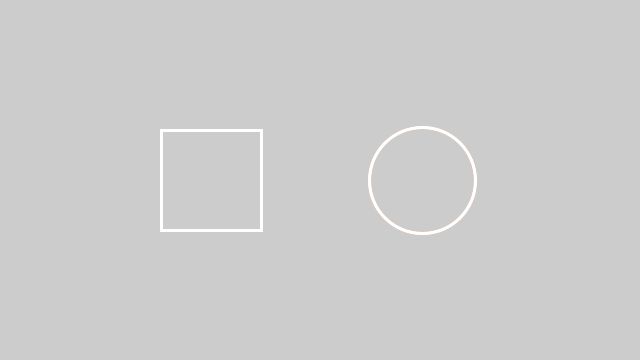
Frame 1 (no input)
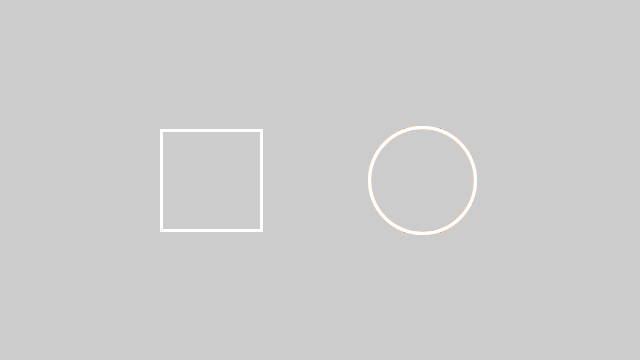
Frame 60 (the mouse pressed at the canvas centre just before this capture)
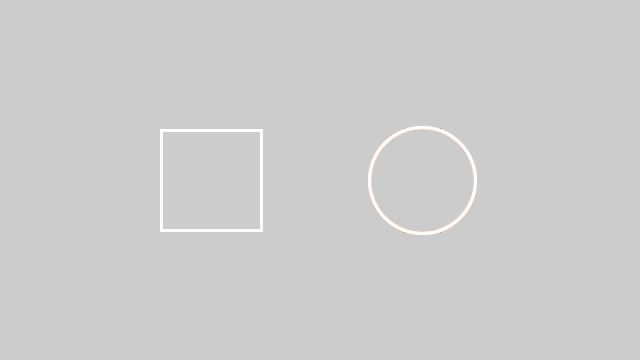
Frame 120 (the mouse held since frame 60 and released just before this capture)

The Processing sketch that drew these frames (run headless with seeded random() and noise(); from frame 60 on, the mouse is pressed at the canvas centre):

// Processing sketch: processing_63702
// ── processing_63702.pde

/*
ACCD Summer 2012
ID02
3a Boundaries
Charlene Chen
06/08/2012
*/

float value = 255;

float rx, ry;    // rectangle x- and y-coordinate
float rd = 100;  // rectangle width
  
float ex, ey;    // ellipse x- and y-coordinate
float ed = 106;  // ellipse diameter

float epos;
float epos2;
float epos3;
float epos4;
float epos5;
float epos6;

float rpos;
float rpos2;
float rpos3;
float rpos4;
float rpos5;
float rpos6;
  
void setup() {
  size(640, 360);
  smooth();
  
  // Set the x- and y-coordinates for the rectangle
  rx = width * 0.33 - rd/2;
  ry = height * 0.5 - rd/2;
   
  // Set the x- and y-coordinates for the ellipse
  ex = width * 0.66;
  ey = height * 0.5;
  
  epos= ex;
  epos2 = ey;
  epos3 = ex;
  epos4 = ey;
  epos5 = ex;
  epos6 = ey;
  
  rpos= rx;
  rpos2 = ry;
  rpos3= rx;
  rpos4 = ry;
  rpos5= rx;
  rpos6 = ry;
}
  
void draw() {
  if((mouseX>=rx) && (mouseX<=(rx+100)) && (mouseY>=ry) && (mouseY<=(ry+100)) && (mousePressed == true))
  {
     background(0); 
  }
  
  if((mouseX>=(ex-53)) && (mouseX<=(ex+53)) && (mouseY>=(ey-53)) && (mouseY<=(ey+53)) && (mousePressed == true))
  {
     background(200); 
  }
  
  noFill();
  stroke(129,117,167);
  strokeWeight(3);
  
  rect(rx, ry, rd, rd);
  
  stroke(255,119,28);
  ellipse(ex, ey, ed, ed);
  
  
  if((mouseX>=(ex-53)) && (mouseX<=(ex+53)) && (mouseY>=(ey-53)) && (mouseY<=(ey+53)))
  {
//    xpos = xpos + .5;
//    xpos2 = xpos2 + .5;
//    xpos3 = xpos3 +1;
//    xpos4 =xpos2 +.8;
//    xpos = ex;
//    xpos2 = ey;
//    xpos3 = ex;
//    xpos4 = ey;
    strokeWeight(3);
    stroke(255,119,28,10);
    epos = epos + random(-7,-1);
    epos2 = epos2 + random(-.5,10);
    epos3 = epos3 +random(-3,9);
    epos4 = epos4 + random(-2, 2);
    epos5 = epos5 +random(-1,-7);
    epos6 = epos6 + random(-10, 10);
    ellipse(epos, epos2, ed, ed);
    ellipse(epos2, epos, ed, ed);
    ellipse(epos4, epos3, ed, ed);
    ellipse(epos3, epos4, ed, ed);
    ellipse(epos5, epos6, ed, ed);
    ellipse(epos6, epos5, ed, ed);
    ellipse(epos5, epos2, ed, ed);
    ellipse(epos3, epos6, ed, ed);
  }
   else
  {
    stroke(255);
    strokeWeight(3);
    epos = ex;
    epos2 = ey;
    epos3 = ex;
    epos4 = ey;
    ellipse(epos, epos2, ed, ed);
    ellipse(epos3, epos4, ed, ed);
//    xpos = xpos + .5;
//    xpos2 = xpos2 + .5;
//    xpos3 = xpos3 +random(-3,9);
//    xpos4 =xpos2 + random(-20, 2);
  }
//  stroke(255);
//  strokeWeight(3);
  
  
  if((mouseX>=rx) && (mouseX<=(rx+100)) && (mouseY>=ry) && (mouseY<=(ry+100)) )
  {
    stroke(129,117,167,10);
    strokeWeight(3);
    rpos = rpos + random(-7,-1);
    rpos2 = rpos2 + random(-5,5);
    rpos3 = rpos3 +random(-10,3);
    rpos4 = rpos4 + random(3, 7);
    rpos5 = rpos5 +random(-.02,21);
    rpos6 = rpos6 + random(.5, 3);
    rect(rpos, rpos2, rd, rd);
    rect(rpos2, rpos, rd, rd);
    rect(rpos4, rpos3, rd, rd);
    rect(rpos3, rpos4, rd, rd);
    rect(rpos5, rpos6, rd, rd);
    rect(rpos6, rpos5, rd, rd);
    
  }
   else
  {
    strokeWeight(3);
    stroke(255);
    rpos = rx;
    rpos2 = ry;
    rpos3 = rx;
    rpos4 = ry;
    rect(rpos, rpos2, rd, rd);
    rect(rpos3, rpos4, rd, rd);
  }
}

//void mouseReleased() {
//   if(value == 0) {
//      value=0;
//   } 
//   else {
//      value = 200; 
//   }
//}
